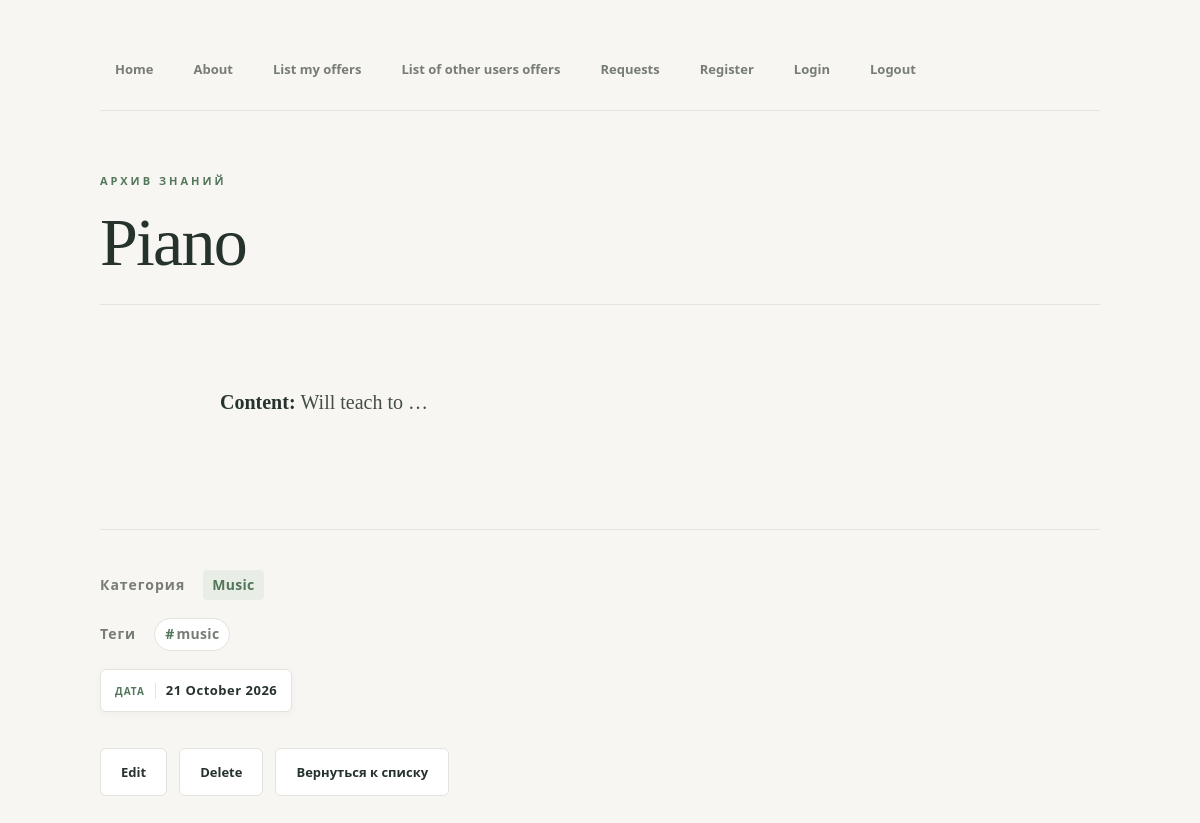
Page /offers/1/ (signed in) on the committed database.
### offers/models.py (models this page shows, shortened)
class Offer(models.Model):
    STATUS_CHOICES = [
        ('draft','Draft'),
        ('published', 'Published'),
    ]
    title = models.CharField(max_length=100)
    content = models.TextField()
    status = models.CharField(
        max_length=20,
        choices=STATUS_CHOICES,
        default='draft',
    )
    created_at = models.DateTimeField(auto_now_add = True)
    updated_at = models.DateTimeField(auto_now = True)
    category = models.ForeignKey(
    Category,
    on_delete=models.PROTECT,
    related_name = 'offers',
    verbose_name='Категория',)
    tags = models.ManyToManyField(
        Tag,
        related_name = 'offers',
        verbose_name='Теги',
    )
    author = models.ForeignKey(
        settings.AUTH_USER_MODEL ,
        on_delete = models.CASCADE,
        related_name='offers',
        verbose_name='Автор',
     )
    class Meta:
        verbose_name = 'Offer'
        verbose_name_plural = 'Offers'
        ordering = ['-created_at']

class Category(models.Model):
    name = models.CharField(max_length=100, unique = True)
    slug = models.SlugField(max_length=100, unique = True)
    class Meta:
        verbose_name = 'Category'
        verbose_name_plural = 'Categories'
        ordering = ['name']
    def __str__(self):
        return self.name

class Tag(models.Model):
        name = models.CharField(max_length=100, unique = True)
        class Meta:
            verbose_name = 'Tag'
            verbose_name_plural = 'Tag'
            ordering = ['name']
        def __str__(self):
            return self.name

### offers/views.py (the view)
# urls.py: path('<int:offer_id>/', views.offers_detail, name = 'offers_detail'),
@login_required
def offers_detail (request: HttpRequest, offer_id: int) -> HttpResponse:
    offer = get_object_or_404(Offer.objects.select_related('author', "category").prefetch_related('tags'), pk=offer_id)
    return render(request, 'offers/offer_detail.html', {'offer': offer})

### templates/offers/offer_detail.html (shortened to what this page needs)
{% extends "base.html" %}
{% block content %}
{% if offer %}
    <h1>{{ offer.title|title }}</h1>
    <div class="offer-content">
    <strong>Content: </strong>{{offer.content|truncatechars:15}}
    </div>
    <div class="offer-meta-block">
        <p class="offer-meta">
            <span class="meta-label">Категория</span>
            <span class="meta-badge">{{ offer.category }}</span>
        </p>
        <p class="offer-meta">
            <span class="meta-label">Теги</span>
            <span class="tag-list">
                {% for tag in offer.tags.all %}
                    <span class="tag-chip">{{ tag }}</span>
                {% endfor %}
            </span>
        </p>
        <p class="offer-meta">
            <span class="date-stamp">
                {{ offer.created_at|date:"j F Y" }}
            </span>
        </p>
    </div>
    {% else %}
    <p class="empty-message">Предложение не найдено</p>
{% endif %}
<div class="actions">
    <a class="action-link" href="{% url 'offers:offers_update' offer.id %}">Edit</a>
	<a class="action-link" href="{% url 'offers:offers_delete' offer.id %}">Delete</a>
	<a class="action-link" href="{% url 'offers:offers_list' source='link_c' %}">Вернуться к списку</a>
</div>
{% endblock %}

### static/css/style.css (style rules this page uses)
:root { --color-bg: #f7f6f2; --color-surface: #ffffff; --color-text: #26332c; --color-muted: #777d74; --color-border: #e3e4dc; --color-accent: #54765b; --color-accent-light: #e8eee5; --color-danger: #a44c43; --font-body: "Segoe UI", Arial, sans-serif; --font-heading: Georgia, "Times New Roman", serif; --radius-sm: 6px; --radius-md: 12px; --radius-lg: 18px; --shadow-sm: 0 2px 8px rgba(38, 51, 44, 0.04); --shadow-md: 0 8px 24px rgba(38, 51, 44, 0.07); --transition: 0.2s ease; }
* { box-sizing: border-box; }
html { scroll-behavior: smooth; }
body { margin: 0; min-height: 100vh; padding: 48px 7vw 80px; overflow-x: hidden; background: var(--color-bg); color: var(--color-text); font-family: var(--font-body); font-size: 16px; line-height: 1.7; -webkit-font-smoothing: antialiased; }
h1 { max-width: 1000px; margin: 0 auto 40px; padding: 0 0 24px; border-bottom: 1px solid var(--color-border); color: var(--color-text); font-family: var(--font-heading); font-size: clamp(38px, 6vw, 68px); font-weight: 500; line-height: 1.1; letter-spacing: -1.8px; overflow-wrap: anywhere; }
h1::before { content: "АРХИВ ЗНАНИЙ"; display: block; margin-bottom: 18px; color: var(--color-accent); font-family: var(--font-body); font-size: 11px; font-weight: 700; letter-spacing: 3px; }
p { line-height: 1.75; }
strong { color: var(--color-text); font-weight: 700; }
a { color: var(--color-accent); font-weight: 600; text-decoration: none; transition: color var(--transition); }
.offer-meta { display: flex; flex-wrap: wrap; align-items: center; gap: 8px 18px; max-width: 1000px; margin: 18px auto; color: var(--color-muted); font-size: 14px; line-height: 1.6; letter-spacing: 0.3px; }
.meta-label { color: var(--color-muted); font-weight: 700; letter-spacing: 1px; }
.meta-badge, small { display: inline-block; margin: 0; padding: 4px 9px; border-radius: 4px; background: var(--color-accent-light); color: var(--color-accent); font-weight: 600; letter-spacing: 0.3px; }
.tag-list { display: inline-flex; flex-wrap: wrap; align-items: center; gap: 7px; }
.tag-chip { display: inline-block; padding: 4px 10px; border: 1px solid var(--color-border); border-radius: 20px; background: var(--color-surface); color: var(--color-muted); font-weight: 600; transition: background var(--transition), color var(--transition), border-color var(--transition); }
.tag-chip::before { content: "#"; margin-right: 2px; color: var(--color-accent); }
.date-stamp { display: inline-flex; align-items: baseline; flex-wrap: wrap; gap: 10px; max-width: 100%; padding: 10px 14px; border: 1px solid var(--color-border); border-radius: var(--radius-sm); background: var(--color-surface); color: var(--color-text); font-family: var(--font-body); font-size: 13px; font-weight: 600; letter-spacing: 0.5px; box-shadow: var(--shadow-sm); overflow-wrap: anywhere; }
.date-stamp::before { content: "ДАТА"; padding-right: 10px; border-right: 1px solid var(--color-border); color: var(--color-accent); font-size: 10px; font-weight: 700; letter-spacing: 1px; }
.offer-meta-block { max-width: 1000px; margin: 0 auto 28px; padding-top: 22px; border-top: 1px solid var(--color-border); }
.offer-content { max-width: 800px; margin: 0 auto 32px; color: #444d46; font-family: var(--font-heading); font-size: 20px; line-height: 1.9; white-space: pre-wrap; overflow-wrap: anywhere; }
.actions { display: flex; flex-wrap: wrap; align-items: center; gap: 12px; max-width: 1000px; margin: 36px auto 0; }
.action-link { display: inline-block; padding: 12px 20px; border: 1px solid var(--color-border); border-radius: var(--radius-sm); background: var(--color-surface); color: var(--color-text); font-size: 13px; font-weight: 600; text-align: center; transition: background var(--transition), color var(--transition), border-color var(--transition), transform var(--transition); }

### rows in the picture
Offer: title "Piano", content "Will teach to …", category "Music", created_at "21 October 2026"
Tag: name "music"
